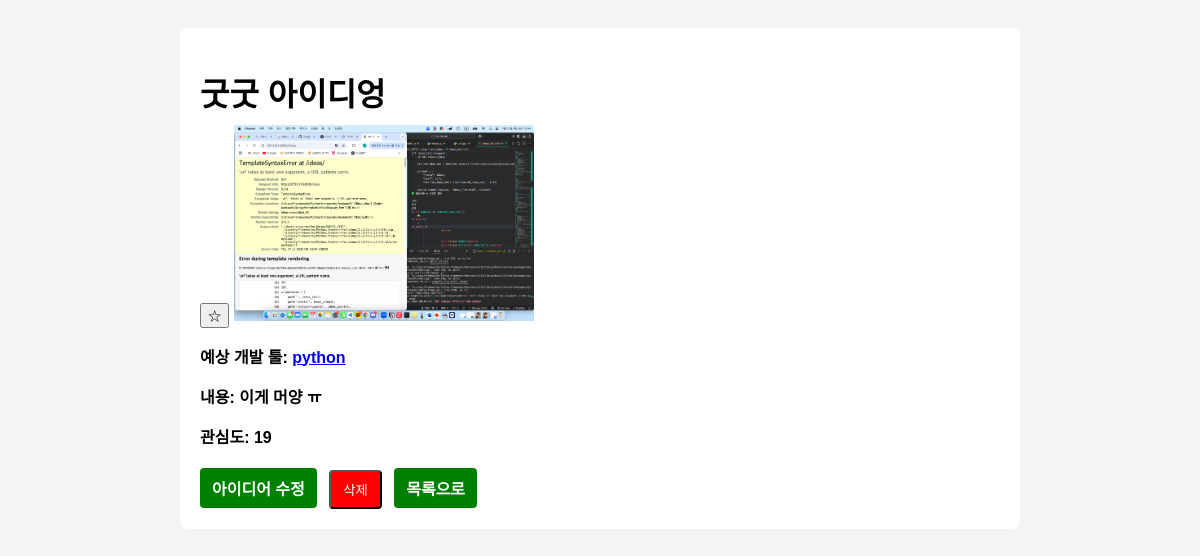
Page /posts/2/ on the committed database.
### apps/posts/models.py (models this page shows, shortened)
class Post(models.Model):
    title = models.CharField(max_length=100)
    image = models.ImageField(upload_to='posts/%Y%m%d/', blank=True)
    content = models.TextField()
    interest = models.PositiveIntegerField(default=0)
    devtool = models.ForeignKey(Devtool, on_delete=models.CASCADE, related_name='posts')
    created_at = models.DateTimeField(auto_now_add=True)

### apps/devtools/models.py (models this page shows, shortened)
class Devtool(models.Model):
    name = models.CharField('이름', max_length=50)
    kind = models.CharField('종류', max_length=50)
    content = models.TextField('내용')

### apps/posts/views.py (the view)
# urls.py: path('<int:pk>/', views.post_detail, name='detail'),
def post_detail(request, pk):
    post = get_object_or_404(Post, pk=pk)
    is_starred = request.COOKIES.get(f'star_{post.pk}', 'off') == 'on'
    context = {
        'post': post,
        'is_starred': is_starred,
    }
    return render(request, "posts/posts_detail.html", context)

### apps/posts/templates/posts/posts_detail.html (shortened to what this page needs)
<!DOCTYPE html>
<html lang="ko">
<head>
</head>
<body>
    <div class="post-detail">
        <h1>{{ post.title }}</h1>
        <button type="button" onclick="toggleStar(event, {{ post.pk }})" id="star-btn-{{ post.pk }}">
            {% if is_starred %} ⭐ {% else %} ☆ {% endif %}
        </button>
        {% if post.image %}
            <img src="{{ post.image.url }}" alt="썸네일" style="width: 100%; max-width: 300px;">
        {% endif %}
        <p><strong>예상 개발 툴: <a href="{% url 'devtools:detail' post.devtool.pk %}">{{ post.devtool.name }}</a></p>
        <p><strong>내용:</strong> {{ post.content }}</p>
        <p><strong>관심도:</strong> {{ post.interest }}</p>
                <div class="button-group">
            <a href="{% url 'posts:update' post.pk %}" class="button">아이디어 수정</a>
            <form action="{% url 'posts:delete' post.pk %}" method="post" style="display:inline;">
                <button type="submit" class="button delete-button">삭제</button>
            </form>
            <a href="{% url 'posts:list' %}" class="button">목록으로</a>
        </div>
    </div>
</body>
</html>

### apps/posts/templates/posts/posts_detail.html (style rules this page uses)
body { font-family: Arial, sans-serif; padding: 20px; background: #f4f4f4; }
.post-detail { max-width: 800px; margin: auto; background: #fff; padding: 20px; border-radius: 8px; }
h1 { margin-bottom: 10px; }
.button-group { margin-top: 20px; }
.button { display: inline-block; padding: 8px 12px; background: green; color: white; border-radius: 4px; margin-right: 8px; text-decoration: none; }
.delete-button { background: red; }

### rows in the picture
Post: title "굿굿 아이디엉", image (picture), devtool.name "python", content "이게 머양 ㅠ", interest "19"
